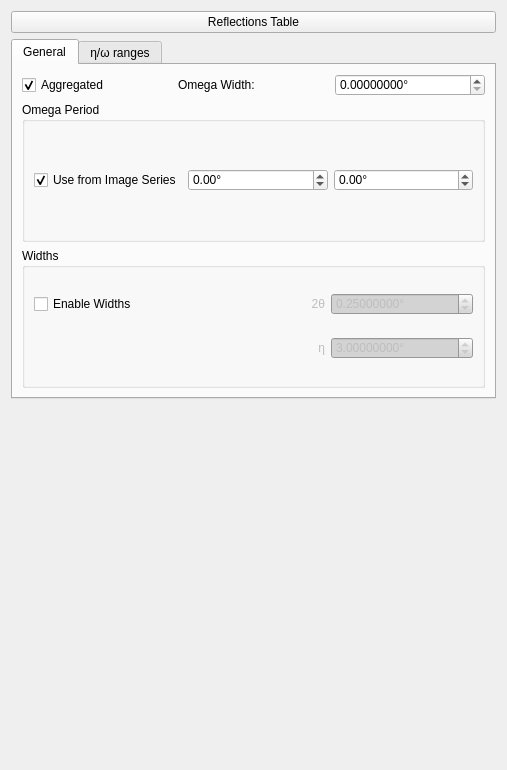
<?xml version="1.0" encoding="UTF-8"?>
<ui version="4.0">
 <class>rotation_series_overlay_editor</class>
 <widget class="QWidget" name="rotation_series_overlay_editor">
  <property name="geometry">
   <rect>
    <x>0</x>
    <y>0</y>
    <width>507</width>
    <height>770</height>
   </rect>
  </property>
  <property name="minimumSize">
   <size>
    <width>0</width>
    <height>770</height>
   </size>
  </property>
  <property name="windowTitle">
   <string>Edit Overlay</string>
  </property>
  <property name="styleSheet">
   <string notr="true">QDoubleSpinBox:disabled {background-color: LightGray;}
</string>
  </property>
  <layout class="QGridLayout" name="gridLayout">
   <item row="11" column="1" colspan="4">
    <spacer name="verticalSpacer">
     <property name="orientation">
      <enum>Qt::Vertical</enum>
     </property>
     <property name="sizeHint" stdset="0">
      <size>
       <width>20</width>
       <height>40</height>
      </size>
     </property>
    </spacer>
   </item>
   <item row="0" column="1" colspan="4">
    <widget class="QPushButton" name="reflections_table">
     <property name="text">
      <string>Reflections Table</string>
     </property>
    </widget>
   </item>
   <item row="1" column="1" colspan="4">
    <widget class="QTabWidget" name="tab_widget">
     <property name="currentIndex">
      <number>0</number>
     </property>
     <widget class="QWidget" name="general_settings">
      <attribute name="title">
       <string>General</string>
      </attribute>
      <layout class="QGridLayout" name="gridLayout_3">
       <item row="5" column="0" colspan="3">
        <layout class="QVBoxLayout" name="crystal_editor_layout"/>
       </item>
       <item row="0" column="0">
        <widget class="QCheckBox" name="aggregated">
         <property name="text">
          <string>Aggregated</string>
         </property>
         <property name="checked">
          <bool>true</bool>
         </property>
        </widget>
       </item>
       <item row="2" column="0" colspan="3">
        <widget class="QGroupBox" name="widths_group">
         <property name="title">
          <string>Widths</string>
         </property>
         <layout class="QGridLayout" name="gridLayout_2">
          <item row="1" column="2">
           <widget class="ScientificDoubleSpinBox" name="eta_width">
            <property name="enabled">
             <bool>false</bool>
            </property>
            <property name="keyboardTracking">
             <bool>false</bool>
            </property>
            <property name="suffix">
             <string>°</string>
            </property>
            <property name="decimals">
             <number>8</number>
            </property>
            <property name="maximum">
             <double>360.000000000000000</double>
            </property>
            <property name="value">
             <double>3.000000000000000</double>
            </property>
           </widget>
          </item>
          <item row="1" column="1">
           <widget class="QLabel" name="eta_width_label">
            <property name="enabled">
             <bool>false</bool>
            </property>
            <property name="text">
             <string>η</string>
            </property>
            <property name="alignment">
             <set>Qt::AlignRight|Qt::AlignTrailing|Qt::AlignVCenter</set>
            </property>
           </widget>
          </item>
          <item row="0" column="2">
           <widget class="ScientificDoubleSpinBox" name="tth_width">
            <property name="enabled">
             <bool>false</bool>
            </property>
            <property name="keyboardTracking">
             <bool>false</bool>
            </property>
            <property name="suffix">
             <string>°</string>
            </property>
            <property name="decimals">
             <number>8</number>
            </property>
            <property name="maximum">
             <double>360.000000000000000</double>
            </property>
            <property name="value">
             <double>0.250000000000000</double>
            </property>
           </widget>
          </item>
          <item row="0" column="1">
           <widget class="QLabel" name="tth_width_label">
            <property name="enabled">
             <bool>false</bool>
            </property>
            <property name="text">
             <string>2θ</string>
            </property>
            <property name="alignment">
             <set>Qt::AlignRight|Qt::AlignTrailing|Qt::AlignVCenter</set>
            </property>
           </widget>
          </item>
          <item row="0" column="0">
           <widget class="QCheckBox" name="enable_widths">
            <property name="text">
             <string>Enable Widths</string>
            </property>
           </widget>
          </item>
         </layout>
        </widget>
       </item>
       <item row="1" column="0" colspan="3">
        <widget class="QGroupBox" name="groupBox">
         <property name="title">
          <string>Omega Period</string>
         </property>
         <layout class="QHBoxLayout" name="horizontalLayout">
          <item>
           <widget class="QCheckBox" name="sync_ome_period">
            <property name="text">
             <string>Use from Image Series</string>
            </property>
            <property name="checked">
             <bool>true</bool>
            </property>
           </widget>
          </item>
          <item>
           <widget class="ScientificDoubleSpinBox" name="omega_period_0">
            <property name="keyboardTracking">
             <bool>false</bool>
            </property>
            <property name="suffix">
             <string>°</string>
            </property>
            <property name="minimum">
             <double>-360.000000000000000</double>
            </property>
            <property name="maximum">
             <double>360.000000000000000</double>
            </property>
           </widget>
          </item>
          <item>
           <widget class="ScientificDoubleSpinBox" name="omega_period_1">
            <property name="keyboardTracking">
             <bool>false</bool>
            </property>
            <property name="suffix">
             <string>°</string>
            </property>
            <property name="minimum">
             <double>-360.000000000000000</double>
            </property>
            <property name="maximum">
             <double>360.000000000000000</double>
            </property>
           </widget>
          </item>
         </layout>
        </widget>
       </item>
       <item row="0" column="1">
        <widget class="QLabel" name="omega_width_label">
         <property name="enabled">
          <bool>true</bool>
         </property>
         <property name="toolTip">
          <string>&lt;html&gt;&lt;head/&gt;&lt;body&gt;&lt;p&gt;The omega width is used primarily in two areas:&lt;/p&gt;&lt;p&gt;&lt;br/&gt;&lt;/p&gt;&lt;p&gt;1. As the omega tolerance for HEDM calibration&lt;/p&gt;&lt;p&gt;2. If the displayed image series is unaggregated, and this overlay is also unaggregated, the omega width is used to compute which spots to display on the currently displayed frame.&lt;/p&gt;&lt;/body&gt;&lt;/html&gt;</string>
         </property>
         <property name="text">
          <string>Omega Width:</string>
         </property>
        </widget>
       </item>
       <item row="0" column="2">
        <widget class="ScientificDoubleSpinBox" name="omega_width">
         <property name="enabled">
          <bool>true</bool>
         </property>
         <property name="toolTip">
          <string>&lt;html&gt;&lt;head/&gt;&lt;body&gt;&lt;p&gt;The omega width is used primarily in two areas:&lt;/p&gt;&lt;p&gt;&lt;br/&gt;&lt;/p&gt;&lt;p&gt;1. As the omega tolerance for HEDM calibration&lt;/p&gt;&lt;p&gt;2. If the displayed image series is unaggregated, and this overlay is also unaggregated, the omega width is used to compute which spots to display on the currently displayed frame.&lt;/p&gt;&lt;/body&gt;&lt;/html&gt;</string>
         </property>
         <property name="suffix">
          <string>°</string>
         </property>
         <property name="decimals">
          <number>8</number>
         </property>
         <property name="maximum">
          <double>10000000.000000000000000</double>
         </property>
        </widget>
       </item>
      </layout>
     </widget>
     <widget class="QWidget" name="eta_omega_ranges">
      <attribute name="title">
       <string>η/ω ranges</string>
      </attribute>
      <layout class="QGridLayout" name="gridLayout_4">
       <item row="0" column="0" rowspan="3">
        <widget class="QGroupBox" name="eta_range_group">
         <property name="title">
          <string>η</string>
         </property>
         <layout class="QVBoxLayout" name="verticalLayout">
          <item>
           <widget class="QPushButton" name="mask_eta_by_wedge">
            <property name="text">
             <string>Mask by Wedge</string>
            </property>
           </widget>
          </item>
          <item>
           <layout class="QVBoxLayout" name="eta_ranges_layout"/>
          </item>
         </layout>
        </widget>
       </item>
       <item row="0" column="1" rowspan="3">
        <widget class="QGroupBox" name="omega_range_group">
         <property name="title">
          <string>ω</string>
         </property>
         <layout class="QVBoxLayout" name="verticalLayout_2">
          <item>
           <widget class="QCheckBox" name="sync_ome_ranges">
            <property name="text">
             <string>Use from Image Series</string>
            </property>
            <property name="checked">
             <bool>true</bool>
            </property>
           </widget>
          </item>
          <item>
           <layout class="QVBoxLayout" name="omega_ranges_layout"/>
          </item>
         </layout>
        </widget>
       </item>
      </layout>
     </widget>
    </widget>
   </item>
  </layout>
 </widget>
 <customwidgets>
  <customwidget>
   <class>ScientificDoubleSpinBox</class>
   <extends>QDoubleSpinBox</extends>
   <header>scientificspinbox.h</header>
  </customwidget>
 </customwidgets>
 <tabstops>
  <tabstop>reflections_table</tabstop>
  <tabstop>tab_widget</tabstop>
  <tabstop>aggregated</tabstop>
  <tabstop>omega_width</tabstop>
  <tabstop>sync_ome_period</tabstop>
  <tabstop>omega_period_0</tabstop>
  <tabstop>omega_period_1</tabstop>
  <tabstop>enable_widths</tabstop>
  <tabstop>tth_width</tabstop>
  <tabstop>eta_width</tabstop>
  <tabstop>mask_eta_by_wedge</tabstop>
  <tabstop>sync_ome_ranges</tabstop>
 </tabstops>
 <resources/>
 <connections/>
</ui>
